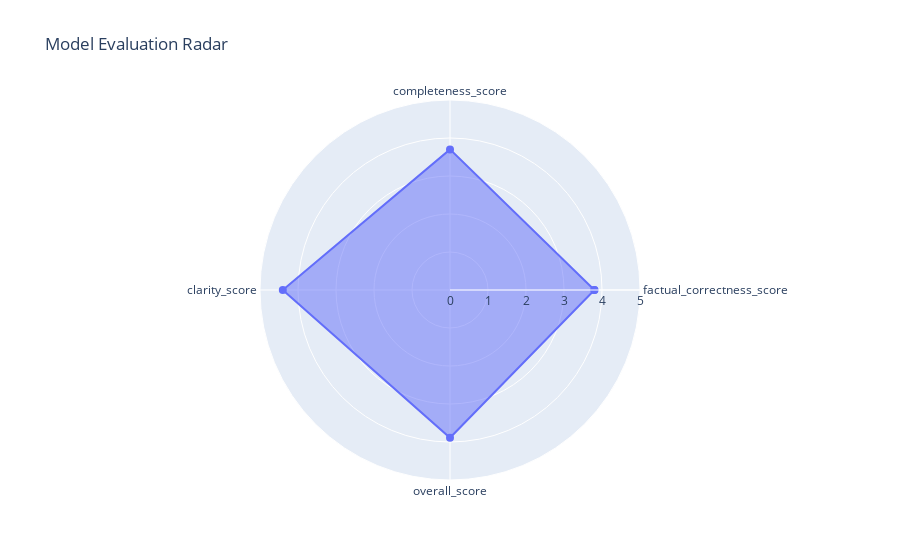

The notebook cell this image was saved under:
### Code cell
radar_plot(final_df)

### Figure 1 — Plotly figure (JSON) as saved in the notebook; plotly's stock layout.template omitted (floating-point values rounded to 4 significant figures)
{"data": [{"fill": "toself", "marker": {"size": 8}, "mode": "lines+markers", "r": [3.8, 3.7, 4.4, 3.89, 3.8], "theta": ["factual_correctness_score", "completeness_score", "clarity_score", "overall_score", "factual_correctness_score"], "type": "scatterpolar"}], "layout": {"polar": {"radialaxis": {"dtick": 1, "range": [0, 5]}}, "showlegend": false, "title": {"text": "Model Evaluation Radar"}}}
